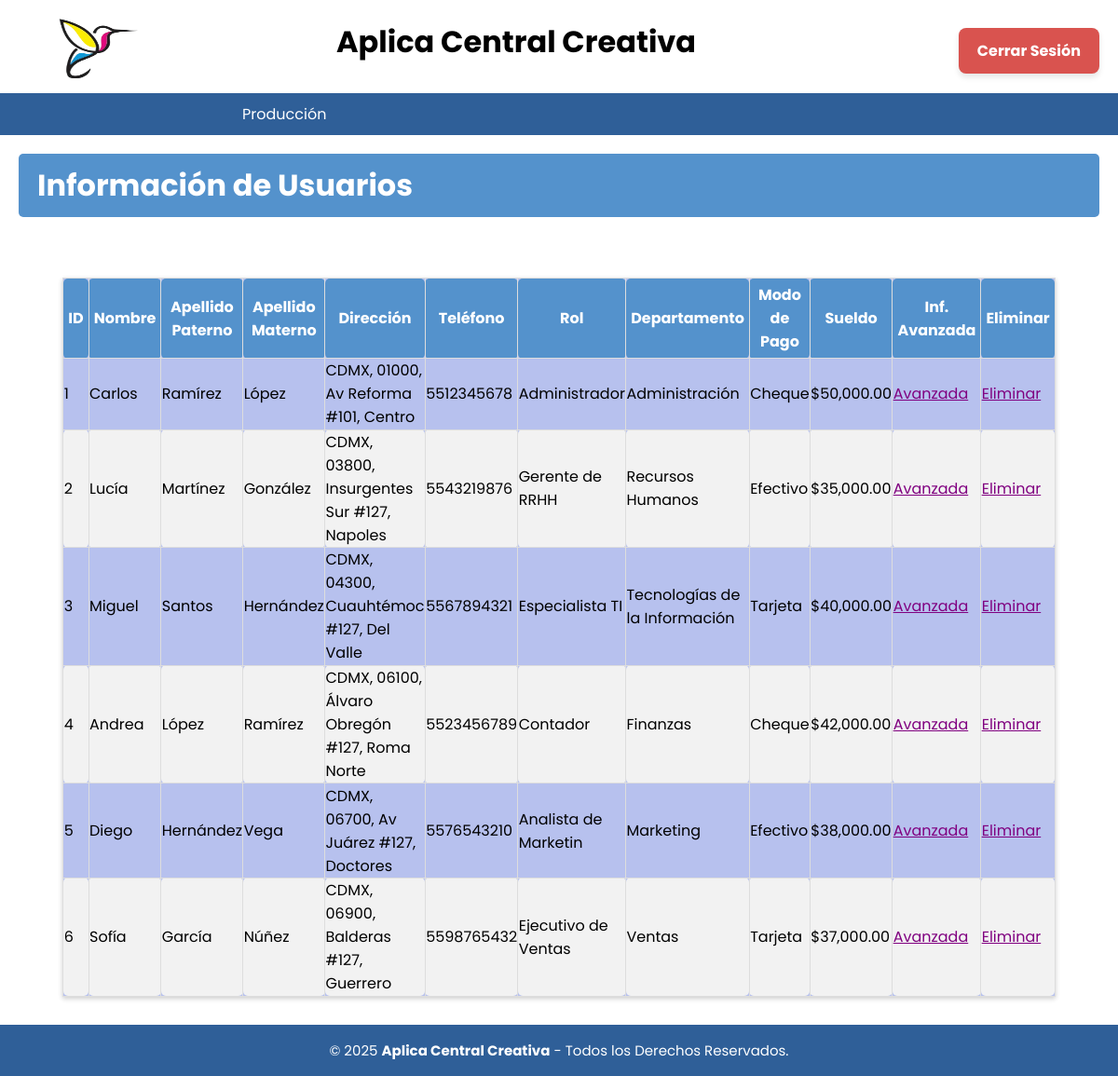
The app's page /Usuarios/Usuario.php (signed in) with its own data.
### tables this page shows
CREATE TABLE usuario (
id_usuario INT NOT NULL PRIMARY KEY AUTO_INCREMENT,
nombre_usuario VARCHAR(50) NOT NULL,
correo TEXT NOT NULL,
contraseña VARCHAR(25) NOT NULL,
id_rol INT NOT NULL, 
id_departamento INT NOT NULL,
fecha_ingreso datetime,
CONSTRAINT fk_usuario_roles FOREIGN KEY (id_rol) REFERENCES Roles(id_rol),
CONSTRAINT fk_usuario_depar FOREIGN KEY (id_departamento) REFERENCES departamento(id_departamento)
);

CREATE TABLE persona (
id_persona INT NOT NULL PRIMARY KEY AUTO_INCREMENT,
id_usuario INT NOT NULL,
nom_persona VARCHAR(50) NOT NULL,
apellido_paterno VARCHAR(20) NOT NULL,
apellido_materno VARCHAR(20) NOT NULL,
curp VARCHAR(18) NOT NULL,
rfc  VARCHAR(13) NOT NULL,
codigo_postal VARCHAR(5),
calle VARCHAR(20),
num_ext TINYINT,
colonia VARCHAR(50),
ciudad VARCHAR(20),
telefono VARCHAR(10) NOT NULL,
sueldo NUMERIC(10,2),
modo_Pago ENUM('Efectivo','Tarjeta','Cheque'),
CONSTRAINT fk_usuario FOREIGN KEY (id_usuario) REFERENCES Usuario(id_usuario)
);

CREATE TABLE roles (
id_rol INT NOT NULL PRIMARY KEY AUTO_INCREMENT,
roles VARCHAR(20) NOT NULL
);

CREATE TABLE departamento(
id_departamento INT NOT NULL PRIMARY KEY AUTO_INCREMENT,
nombre_departamento VARCHAR(50) NOT NULL
);

### Usuarios/Usuario.php (the view, shortened to what this page needs)
<?php
include('../BD/ConexionBD.php');
include('../Nav/header.php');
$sql = "SELECT
            usuario.id_usuario,
            roles.roles AS Rol,
            departamento.nombre_departamento AS Departamento,
            persona.nom_persona AS Nombre,
            persona.apellido_paterno AS Apellido_Paterno,
            persona.apellido_materno AS Apellido_Materno,
            persona.codigo_postal,
            persona.calle,
            persona.num_ext,
            persona.colonia,
            persona.ciudad,
            persona.telefono,
            persona.modo_Pago,
            persona.sueldo
        FROM usuario
        JOIN persona ON usuario.id_usuario = persona.id_usuario
        JOIN roles ON usuario.id_rol = roles.id_rol
        JOIN departamento ON usuario.id_departamento = departamento.id_departamento";
$result = $conn->query($sql);
?>
<body>
    <h1 class="titulo">Información de Usuarios</h1>
    <br>
    <table class='tabla'>
        <thead>
            <tr class='cont'>
                <th>ID</th>
                <th>Nombre</th>
                <th>Apellido Paterno</th>
                <th>Apellido Materno</th>
                <th>Dirección</th>
                <th>Teléfono</th>
                <th>Rol</th>
                <th>Departamento</th>
                <th>Modo de Pago</th>
                <th>Sueldo</th>
                <th>Inf. Avanzada</th>
                <th>Eliminar</th>
            </tr>
        </thead>
        <tbody>
            <?php while ($fila = $result->fetch_assoc()) : ?>
                <tr>
                    <td><?= htmlspecialchars($fila['id_usuario']) ?></td>
                    <td><?= htmlspecialchars($fila['Nombre']) ?></td>
                    <td><?= htmlspecialchars($fila['Apellido_Paterno']) ?></td>
                    <td><?= htmlspecialchars($fila['Apellido_Materno']) ?></td>
                    <td><?= htmlspecialchars($fila['ciudad']) . ", " . htmlspecialchars($fila['codigo_postal']) . ", " .($fila['calle']) . " #" . $fila['num_ext'] . ", " . htmlspecialchars($fila['colonia']) ?></td>
                    <td><?= htmlspecialchars($fila['telefono']) ?></td>
                    <td><?= htmlspecialchars($fila['Rol']) ?></td>
                    <td><?= htmlspecialchars($fila['Departamento']) ?></td>
                    <td><?= htmlspecialchars($fila['modo_Pago']) ?></td>
                    <td>$<?= number_format($fila['sueldo'], 2) ?></td>
                    <td><a href='Editar/Modificar.php?id_usuario=<?= htmlspecialchars($fila['id_usuario']) ?>' class='editar'>Avanzada</a></td>
                    <td><a href='Eliminar/Eliminar_Usuario.php?id_usuario=<?= htmlspecialchars($fila['id_usuario']) ?>' class='eliminar'>Eliminar</a></td>
                </tr>
            <?php endwhile; ?>
        </tbody>
    </table>
</body>
<?php include('../Nav/footer.php'); ?>
</html>

### CSS/menu.css (style rules this page uses)
* { padding: 0px; margin: 0px; }

### CSS/tablas_boton.css (style rules this page uses)
.titulo { background-color: #5492cc; color: white; padding: 10px 20px; border: none; border-radius: 5px; cursor: pointer; font-family: 'Poppins', sans-serif; margin-left: 20px; margin-top: 20px; margin-right: 20px; }
.tabla { border-collapse: collapse; width: 80%; margin: 20px auto; font-family: 'Roboto', sans-serif; background-color: #b7c1ee; box-shadow: 0 2px 5px rgba(0, 0, 0, 0.2); }
.cont { text-align: center; }
.tabla th { border: 1px solid #ddd; padding: 5px 5px; text-align: center; }
.tabla td { border: 1px solid #ddd; padding: 0.3px 0.3px; text-align: left; }
.tabla th, .tabla_inv th, .tabla_ped th { background-color: #5492cc; color: white; font-weight: bold; }
.tabla td, .tabla_inv td, .tabla_ped td { color: #000000; }
.tabla tbody tr:nth-child(even) { background-color: #f2f2f2; }
.tabla th, table.tabla td { border-radius: 5px; }
a { text-decoration: underline; color: rgb(0, 0, 0); }

### CSS/formularios.css (style rules this page uses)
.titulo { background-color: #5492cc; color: white; padding: 10px 20px; border: none; border-radius: 5px; cursor: pointer; font-family: 'Poppins', sans-serif; margin-left: 20px; margin-top: 20px; margin-bottom: 20px; margin-right: 20px; }
* { font-family: 'Poppins', sans-serif; margin: 0; padding: 0; box-sizing: border-box; }

### CSS/departamentos.css (style rules this page uses)
a { text-decoration: underline; color: purple; }

### CSS/cabecera2.css (style rules this page uses)
* { padding: 0px; margin: 0px; }
h1, h2 { color: #000000; }
table { width: 100%; margin-bottom: 20px; border-collapse: collapse; }
table, th, td { border: 1px solid #ddd; }
th, td { padding: 10px; text-align: left; }

### records on screen
usuario: id_usuario "1", persona.nom_persona "Carlos", persona.apellido_paterno "Ramírez", persona.apellido_materno "López", persona.ciudad "CDMX", persona.codigo_postal "01000", persona.calle "Av Reforma", persona.num_ext "101", persona.colonia "Centro", persona.telefono "5512345678", id_rol.roles "Administrador", id_departamento.nombre_departamento "Administración", persona.modo_Pago "Cheque", persona.sueldo "50,000.00"
usuario: id_usuario "2", persona.nom_persona "Lucía", persona.apellido_paterno "Martínez", persona.apellido_materno "González", persona.ciudad "CDMX", persona.codigo_postal "03800", persona.calle "Insurgentes Sur", persona.num_ext "127", persona.colonia "Napoles", persona.telefono "5543219876", id_rol.roles "Gerente de RRHH", id_departamento.nombre_departamento "Recursos Humanos", persona.modo_Pago "Efectivo", persona.sueldo "35,000.00"
usuario: id_usuario "3", persona.nom_persona "Miguel", persona.apellido_paterno "Santos", persona.apellido_materno "Hernández", persona.ciudad "CDMX", persona.codigo_postal "04300", persona.calle "Cuauhtémoc", persona.num_ext "127", persona.colonia "Del Valle", persona.telefono "5567894321", id_rol.roles "Especialista TI", id_departamento.nombre_departamento "Tecnologías de la Información", persona.modo_Pago "Tarjeta", persona.sueldo "40,000.00"
usuario: id_usuario "4", persona.nom_persona "Andrea", persona.apellido_paterno "López", persona.apellido_materno "Ramírez", persona.ciudad "CDMX", persona.codigo_postal "06100", persona.calle "Álvaro Obregón", persona.num_ext "127", persona.colonia "Roma Norte", persona.telefono "5523456789", id_rol.roles "Contador", id_departamento.nombre_departamento "Finanzas", persona.modo_Pago "Cheque", persona.sueldo "42,000.00"
usuario: id_usuario "5", persona.nom_persona "Diego", persona.apellido_paterno "Hernández", persona.apellido_materno "Vega", persona.ciudad "CDMX", persona.codigo_postal "06700", persona.calle "Av Juárez", persona.num_ext "127", persona.colonia "Doctores", persona.telefono "5576543210", id_rol.roles "Analista de Marketin", id_departamento.nombre_departamento "Marketing", persona.modo_Pago "Efectivo", persona.sueldo "38,000.00"
usuario: id_usuario "6", persona.nom_persona "Sofía", persona.apellido_paterno "García", persona.apellido_materno "Núñez", persona.ciudad "CDMX", persona.codigo_postal "06900", persona.calle "Balderas", persona.num_ext "127", persona.colonia "Guerrero", persona.telefono "5598765432", id_rol.roles "Ejecutivo de Ventas", id_departamento.nombre_departamento "Ventas", persona.modo_Pago "Tarjeta", persona.sueldo "37,000.00"

### other values on screen
$nombre "Producción"
